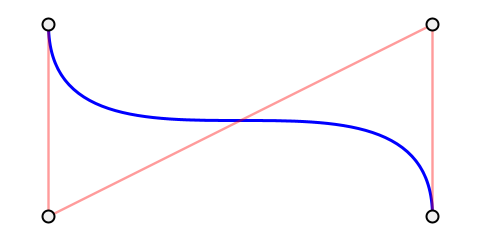
Frame 1 (no input)
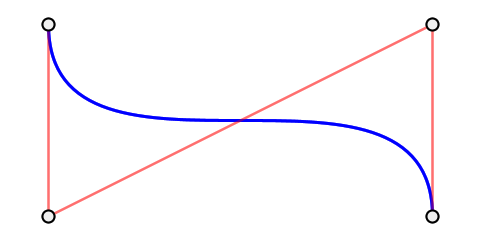
Frame 60 (the mouse pressed at the canvas centre just before this capture)
Frame 120 (the mouse held since frame 60 and released just before this capture): identical to frame 60, image omitted

The Processing sketch that drew these frames (run headless with seeded random() and noise(); from frame 60 on, the mouse is pressed at the canvas centre):

// Processing sketch: bezier
// ── bezier.pde
ArrayList<ControlPoint> controlPoints;

void setup() {
  size(480, 240);
  background(255);
  controlPoints = new ArrayList<ControlPoint>();
  float cornerScale = 0.1;
  ControlPoint nextControlPoint 
    = new ControlPoint(width *  cornerScale, height * cornerScale, null);
  controlPoints.add(nextControlPoint);
  nextControlPoint 
    = new ControlPoint(width *  cornerScale, height * (1-cornerScale), nextControlPoint);
  controlPoints.add(nextControlPoint);
  nextControlPoint 
    = new ControlPoint(width * (1-cornerScale), height * cornerScale, nextControlPoint);
  controlPoints.add(nextControlPoint);
  nextControlPoint 
    = new ControlPoint(width *  (1-cornerScale), height * (1-cornerScale), nextControlPoint);
  controlPoints.add(nextControlPoint);
}

void draw() {
  fill(255, 127);
  noStroke();
  rect(0,0,width,height);

  ArrayList<ControlPoint> cp = controlPoints;
  noFill();
  stroke(0, 0, 255);
  strokeWeight(height/80.0);
  bezier(cp.get(0).x, cp.get(0).y, cp.get(1).x, cp.get(1).y, 
  cp.get(2).x, cp.get(2).y, cp.get(3).x, cp.get(3).y); 

  for (ControlPoint point : controlPoints) {
    point.displayLine();
  }

  for (ControlPoint point : controlPoints) {
    point.displayPoint();
  }
}

void mousePressed() {
  for (ControlPoint point : controlPoints) {
    if (point.dragIfSelected())
      return;
  }
}  

void mouseReleased() {
  for (ControlPoint point : controlPoints) {
    point.releaseDrag();
  }
}  

class ControlPoint {
  float x, y;
  float diameter = width/40;
  color c = color(255, 0, 0);
  boolean drag = false;
  ControlPoint next;

  ControlPoint(float x_, float y_, ControlPoint nextControlPoint) {
    next = nextControlPoint;
    x = x_; 
    y = y_;
  }

  boolean dragIfSelected() {
    drag  = (dist(x, y, mouseX, mouseY)<diameter);
    return drag;
  }

  void displayLine() {
    //draw line between points
    if (next != null) {
      stroke(255, 0, 0, 100);
      strokeWeight(diameter * 0.2);
      line(x, y, next.x, next.y);
    }
  }

  void displayPoint() {
    if (drag) {
      x = mouseX;
      y = mouseY;
    }
    //draw anchor/control point
    stroke(0);
    strokeWeight(2);
    fill(240);
    ellipse(x, y, diameter, diameter);
  }

  void releaseDrag() {
    drag = false;
  }
}
